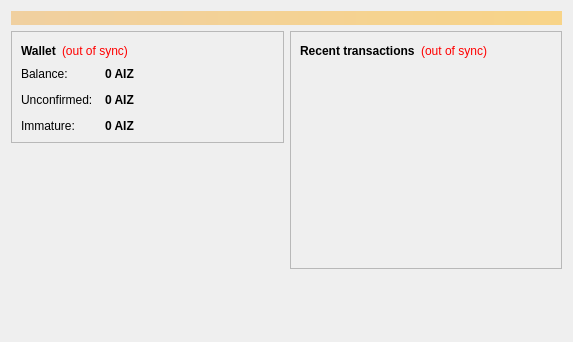
<?xml version="1.0" encoding="UTF-8"?>
<ui version="4.0">
 <class>OverviewPage</class>
 <widget class="QWidget" name="OverviewPage">
  <property name="geometry">
   <rect>
    <x>0</x>
    <y>0</y>
    <width>573</width>
    <height>342</height>
   </rect>
  </property>
  <property name="windowTitle">
   <string>Form</string>
  </property>
  <layout class="QVBoxLayout" name="topLayout">
   <item>
    <widget class="QLabel" name="labelAlerts">
     <property name="visible">
      <bool>false</bool>
     </property>
     <property name="styleSheet">
      <string notr="true">background-color: qlineargradient(x1: 0, y1: 0, x2: 1, y2: 0, stop:0 #F0D0A0, stop:1 #F8D488); color:#000000;</string>
     </property>
     <property name="wordWrap">
      <bool>true</bool>
     </property>
     <property name="margin">
      <number>3</number>
     </property>
    </widget>
   </item>
   <item>
    <layout class="QHBoxLayout" name="horizontalLayout" stretch="1,1">
     <item>
      <layout class="QVBoxLayout" name="verticalLayout_2">
       <item>
        <widget class="QFrame" name="frame">
         <property name="frameShape">
          <enum>QFrame::StyledPanel</enum>
         </property>
         <property name="frameShadow">
          <enum>QFrame::Raised</enum>
         </property>
         <layout class="QVBoxLayout" name="verticalLayout_4">
          <item>
           <layout class="QHBoxLayout" name="horizontalLayout_4">
            <item>
             <widget class="QLabel" name="label_5">
              <property name="font">
               <font>
                <weight>75</weight>
                <bold>true</bold>
               </font>
              </property>
              <property name="text">
               <string>Wallet</string>
              </property>
             </widget>
            </item>
            <item>
             <widget class="QLabel" name="labelWalletStatus">
              <property name="toolTip">
               <string>The displayed information may be out of date. Your wallet automatically synchronizes with the AIZEUS network after a connection is established, but this process has not completed yet.</string>
              </property>
              <property name="styleSheet">
               <string notr="true">QLabel { color: red; }</string>
              </property>
              <property name="text">
               <string notr="true">(out of sync)</string>
              </property>
              <property name="alignment">
               <set>Qt::AlignLeading|Qt::AlignLeft|Qt::AlignVCenter</set>
              </property>
             </widget>
            </item>
            <item>
             <spacer name="horizontalSpacer_2">
              <property name="orientation">
               <enum>Qt::Horizontal</enum>
              </property>
              <property name="sizeHint" stdset="0">
               <size>
                <width>40</width>
                <height>20</height>
               </size>
              </property>
             </spacer>
            </item>
           </layout>
          </item>
          <item>
           <layout class="QFormLayout" name="formLayout_2">
            <property name="fieldGrowthPolicy">
             <enum>QFormLayout::AllNonFixedFieldsGrow</enum>
            </property>
            <property name="horizontalSpacing">
             <number>12</number>
            </property>
            <property name="verticalSpacing">
             <number>12</number>
            </property>
            <item row="0" column="0">
             <widget class="QLabel" name="label">
              <property name="text">
               <string>Balance:</string>
              </property>
             </widget>
            </item>
            <item row="0" column="1">
             <widget class="QLabel" name="labelBalance">
              <property name="font">
               <font>
                <weight>75</weight>
                <bold>true</bold>
               </font>
              </property>
              <property name="cursor">
               <cursorShape>IBeamCursor</cursorShape>
              </property>
              <property name="toolTip">
               <string>Your current balance</string>
              </property>
              <property name="text">
               <string notr="true">0 AIZ</string>
              </property>
              <property name="textInteractionFlags">
               <set>Qt::LinksAccessibleByMouse|Qt::TextSelectableByKeyboard|Qt::TextSelectableByMouse</set>
              </property>
             </widget>
            </item>
            <item row="1" column="0">
             <widget class="QLabel" name="label_3">
              <property name="text">
               <string>Unconfirmed:</string>
              </property>
             </widget>
            </item>
            <item row="1" column="1">
             <widget class="QLabel" name="labelUnconfirmed">
              <property name="font">
               <font>
                <weight>75</weight>
                <bold>true</bold>
               </font>
              </property>
              <property name="cursor">
               <cursorShape>IBeamCursor</cursorShape>
              </property>
              <property name="toolTip">
               <string>Total of transactions that have yet to be confirmed, and do not yet count toward the current balance</string>
              </property>
              <property name="text">
               <string notr="true">0 AIZ</string>
              </property>
              <property name="textInteractionFlags">
               <set>Qt::LinksAccessibleByMouse|Qt::TextSelectableByKeyboard|Qt::TextSelectableByMouse</set>
              </property>
             </widget>
            </item>
            <item row="2" column="0">
             <widget class="QLabel" name="labelImmatureText">
              <property name="text">
               <string>Immature:</string>
              </property>
             </widget>
            </item>
            <item row="2" column="1">
             <widget class="QLabel" name="labelImmature">
              <property name="font">
               <font>
                <weight>75</weight>
                <bold>true</bold>
               </font>
              </property>
              <property name="toolTip">
               <string>Mined balance that has not yet matured</string>
              </property>
              <property name="text">
               <string notr="true">0 AIZ</string>
              </property>
              <property name="textInteractionFlags">
               <set>Qt::LinksAccessibleByMouse|Qt::TextSelectableByKeyboard|Qt::TextSelectableByMouse</set>
              </property>
             </widget>
            </item>
           </layout>
          </item>
         </layout>
        </widget>
       </item>
       <item>
        <spacer name="verticalSpacer">
         <property name="orientation">
          <enum>Qt::Vertical</enum>
         </property>
         <property name="sizeHint" stdset="0">
          <size>
           <width>20</width>
           <height>40</height>
          </size>
         </property>
        </spacer>
       </item>
      </layout>
     </item>
     <item>
      <layout class="QVBoxLayout" name="verticalLayout_3">
       <item>
        <widget class="QFrame" name="frame_2">
         <property name="frameShape">
          <enum>QFrame::StyledPanel</enum>
         </property>
         <property name="frameShadow">
          <enum>QFrame::Raised</enum>
         </property>
         <layout class="QVBoxLayout" name="verticalLayout">
          <item>
           <layout class="QHBoxLayout" name="horizontalLayout_2">
            <item>
             <widget class="QLabel" name="label_4">
              <property name="text">
               <string>&lt;b&gt;Recent transactions&lt;/b&gt;</string>
              </property>
             </widget>
            </item>
            <item>
             <widget class="QLabel" name="labelTransactionsStatus">
              <property name="toolTip">
               <string>The displayed information may be out of date. Your wallet automatically synchronizes with the AIZEUS network after a connection is established, but this process has not completed yet.</string>
              </property>
              <property name="styleSheet">
               <string notr="true">QLabel { color: red; }</string>
              </property>
              <property name="text">
               <string notr="true">(out of sync)</string>
              </property>
              <property name="alignment">
               <set>Qt::AlignRight|Qt::AlignTrailing|Qt::AlignVCenter</set>
              </property>
             </widget>
            </item>
            <item>
             <spacer name="horizontalSpacer">
              <property name="orientation">
               <enum>Qt::Horizontal</enum>
              </property>
              <property name="sizeHint" stdset="0">
               <size>
                <width>40</width>
                <height>20</height>
               </size>
              </property>
             </spacer>
            </item>
           </layout>
          </item>
          <item>
           <widget class="QListView" name="listTransactions">
            <property name="styleSheet">
             <string notr="true">QListView { background: transparent; }</string>
            </property>
            <property name="frameShape">
             <enum>QFrame::NoFrame</enum>
            </property>
            <property name="verticalScrollBarPolicy">
             <enum>Qt::ScrollBarAlwaysOff</enum>
            </property>
            <property name="horizontalScrollBarPolicy">
             <enum>Qt::ScrollBarAlwaysOff</enum>
            </property>
            <property name="selectionMode">
             <enum>QAbstractItemView::NoSelection</enum>
            </property>
           </widget>
          </item>
         </layout>
        </widget>
       </item>
       <item>
        <spacer name="verticalSpacer_2">
         <property name="orientation">
          <enum>Qt::Vertical</enum>
         </property>
         <property name="sizeHint" stdset="0">
          <size>
           <width>20</width>
           <height>40</height>
          </size>
         </property>
        </spacer>
       </item>
      </layout>
     </item>
    </layout>
   </item>
  </layout>
 </widget>
 <resources/>
 <connections/>
</ui>
